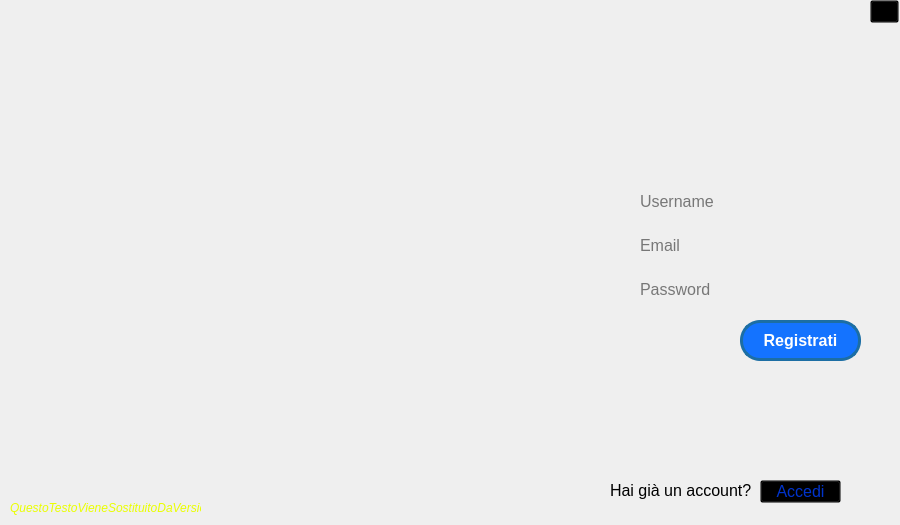
<?xml version="1.0" encoding="UTF-8"?>
<ui version="4.0">
 <class>RegWindow</class>
 <widget class="QMainWindow" name="RegWindow">
  <property name="geometry">
   <rect>
    <x>0</x>
    <y>0</y>
    <width>900</width>
    <height>525</height>
   </rect>
  </property>
  <property name="minimumSize">
   <size>
    <width>900</width>
    <height>525</height>
   </size>
  </property>
  <property name="maximumSize">
   <size>
    <width>900</width>
    <height>525</height>
   </size>
  </property>
  <property name="windowTitle">
   <string>MainWindow</string>
  </property>
  <property name="styleSheet">
   <string notr="true">#centralwidget {border-image: url(:/image/registrazione.jpg);}</string>
  </property>
  <widget class="QWidget" name="centralwidget">
   <property name="styleSheet">
    <string notr="true"/>
   </property>
   <widget class="QLineEdit" name="LineEditPasswordForm">
    <property name="geometry">
     <rect>
      <x>630</x>
      <y>274</y>
      <width>231</width>
      <height>31</height>
     </rect>
    </property>
    <property name="styleSheet">
     <string notr="true">background-color:transparent;
border: transparent;
padding: 0 8px;
selection-background-color: darkgray;
font-size: 16px;
</string>
    </property>
    <property name="inputMask">
     <string/>
    </property>
    <property name="text">
     <string/>
    </property>
    <property name="echoMode">
     <enum>QLineEdit::Password</enum>
    </property>
    <property name="placeholderText">
     <string>Password</string>
    </property>
   </widget>
   <widget class="QPushButton" name="SignUpButton">
    <property name="geometry">
     <rect>
      <x>740</x>
      <y>320</y>
      <width>121</width>
      <height>41</height>
     </rect>
    </property>
    <property name="font">
     <font>
      <pointsize>-1</pointsize>
      <weight>75</weight>
      <bold>true</bold>
     </font>
    </property>
    <property name="cursor">
     <cursorShape>PointingHandCursor</cursorShape>
    </property>
    <property name="styleSheet">
     <string notr="true">#SignUpButton{color: rgb(255, 255, 255); 
background-color: rgb(20, 115, 255); 
font-size: 16px; 
border-radius: 20px; 
border: 3px solid rgb(28, 110, 164);
}
#SignUpButton:hover{
background-color: rgb(28, 110, 164);
}
#SignUpButton:pressed{
background-color: rgb(20, 78, 117);
}</string>
    </property>
    <property name="text">
     <string>Registrati</string>
    </property>
   </widget>
   <widget class="QPushButton" name="exitButton">
    <property name="geometry">
     <rect>
      <x>870</x>
      <y>0</y>
      <width>29</width>
      <height>23</height>
     </rect>
    </property>
    <property name="cursor">
     <cursorShape>PointingHandCursor</cursorShape>
    </property>
    <property name="styleSheet">
     <string notr="true">background-color: Transparent;
background-repeat:no-repeat;
</string>
    </property>
    <property name="text">
     <string/>
    </property>
    <property name="iconSize">
     <size>
      <width>25</width>
      <height>25</height>
     </size>
    </property>
   </widget>
   <widget class="QLineEdit" name="LineEditUsernameForm">
    <property name="geometry">
     <rect>
      <x>630</x>
      <y>186</y>
      <width>231</width>
      <height>31</height>
     </rect>
    </property>
    <property name="styleSheet">
     <string notr="true">background-color:transparent;
border: transparent;
padding: 0 8px;
selection-background-color: darkgray;
font-size: 16px;
</string>
    </property>
    <property name="text">
     <string/>
    </property>
    <property name="placeholderText">
     <string>Username</string>
    </property>
   </widget>
   <widget class="QLabel" name="version">
    <property name="geometry">
     <rect>
      <x>10</x>
      <y>500</y>
      <width>191</width>
      <height>16</height>
     </rect>
    </property>
    <property name="font">
     <font>
      <italic>true</italic>
     </font>
    </property>
    <property name="styleSheet">
     <string notr="true">color: #EAFF00;</string>
    </property>
    <property name="text">
     <string>QuestoTestoVieneSostituitoDaVersione</string>
    </property>
   </widget>
   <widget class="QLineEdit" name="LineEditMailForm">
    <property name="geometry">
     <rect>
      <x>630</x>
      <y>230</y>
      <width>231</width>
      <height>31</height>
     </rect>
    </property>
    <property name="styleSheet">
     <string notr="true">background-color:transparent;
border: transparent;
padding: 0 8px;
selection-background-color: darkgray;
font-size: 16px;
</string>
    </property>
    <property name="text">
     <string/>
    </property>
    <property name="placeholderText">
     <string>Email</string>
    </property>
   </widget>
   <widget class="QPushButton" name="AccediButton">
    <property name="geometry">
     <rect>
      <x>760</x>
      <y>480</y>
      <width>81</width>
      <height>23</height>
     </rect>
    </property>
    <property name="font">
     <font>
      <pointsize>12</pointsize>
     </font>
    </property>
    <property name="cursor">
     <cursorShape>PointingHandCursor</cursorShape>
    </property>
    <property name="styleSheet">
     <string notr="true">#AccediButton {
color: #0033CC;
background-color: Transparent;
background-repeat:no-repeat;
}

#AccediButton:hover {
color: #0040FF;
text-decoration: underline;
}</string>
    </property>
    <property name="text">
     <string>Accedi</string>
    </property>
   </widget>
   <widget class="QLabel" name="label">
    <property name="geometry">
     <rect>
      <x>610</x>
      <y>480</y>
      <width>151</width>
      <height>21</height>
     </rect>
    </property>
    <property name="font">
     <font>
      <pointsize>12</pointsize>
     </font>
    </property>
    <property name="text">
     <string>Hai già un account?</string>
    </property>
   </widget>
  </widget>
 </widget>
 <resources/>
 <connections/>
</ui>
